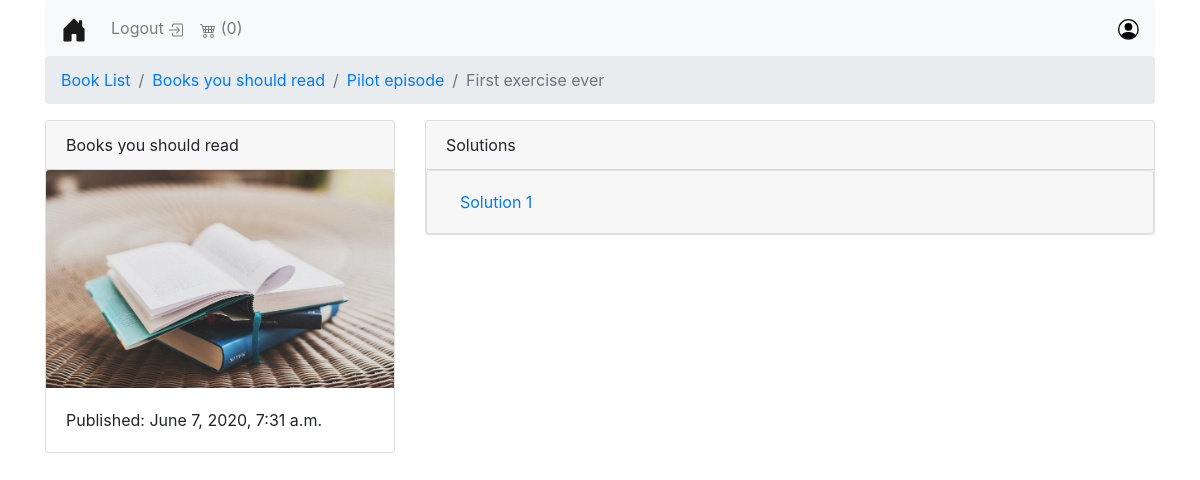
Screenshot of /text-book/1/1/ (signed in) with the database file from the repository.
### books/models.py (models this page shows, shortened)
class Exercise(models.Model):
    chapter = models.ForeignKey(Chapter, on_delete=models.CASCADE)
    exercise_number = models.IntegerField()
    page_number = models.IntegerField()
    title = models.CharField(max_length=100)

class Chapter(models.Model):
    book = models.ForeignKey(Book, on_delete=models.CASCADE)
    chapter_number = models.IntegerField()
    title = models.CharField(max_length=100)
    def get_absolute_url(self):
        return reverse("books:chapter-detail", kwargs={
        'book_slug':self.book.slug,
        'chapter_number': self.chapter_number
        })

class Book(models.Model):
    authors = models.ManyToManyField(Author)
    title = models.CharField(max_length=100)
    publication_date = models.DateTimeField()
    isbn = models.CharField(max_length=16)
    slug = models.SlugField()
    cover = models.ImageField()
    price = models.FloatField()
    def get_absolute_url(self):
        return reverse("books:book-detail", kwargs={
        'slug':self.slug
        })

class Solution(models.Model):
    exercise = models.ForeignKey(Exercise,on_delete=models.CASCADE)
    solution_number = models.IntegerField()
    image = models.ImageField()

### books/views.py (the view)
@login_required
def exercise_detail(request, book_slug, chapter_number, exercise_number):
    exercise_qs = Exercise.objects \
        .filter(chapter__book__slug=book_slug) \
        .filter(chapter__chapter_number=chapter_number) \
        .filter(exercise_number=exercise_number)
    exercise =exercise_qs[0]
    book_status = book_status = check_book_relationship(request,exercise.chapter.book)
    if exercise_qs.exists():
        context = {
            'exercise': exercise,
            'book_status': book_status
        }
        return render(request,"exercise_detail.html",context)
    return Http404

### books/views.py (called while the page is built, shortened)
def check_book_relationship(request, book):
    if book in request.user.userlibrary.books.all():
        return OWNED

### shopping_cart/templatetags/cart_template_tags.py (called while the page is built)
@register.filter
def cart_item_count(user):
    if user.is_authenticated:
        qs = Order.objects.filter(user=user, is_ordered=False)
        if qs.exists():
            return qs[0].items.count()
    return 0

### templates/exercise_detail.html (shortened to what this page needs)
{% extends "base.html" %}
{% load static %}
{% block breadcrumb %}
    <nav aria-label="breadcrumb">
      <ol class="breadcrumb">
        <li class="breadcrumb-item" aria-current="page">
          <a href="{% url 'books:book-list'  %}">Book List</a>
        </li>
        <li class="breadcrumb-item" aria-current="page">
          <a href="{{ exercise.chapter.book.get_absolute_url }}">
            {{ exercise.chapter.book.title }}
          </a>
        </li>
        <li class="breadcrumb-item" aria-current="page">
          <a href="{{ exercise.chapter.get_absolute_url }}">
            {{ exercise.chapter.title }}
          </a>
        </li>
        <li class="breadcrumb-item active" aria-current="page">
          {{exercise.title}}
        </li>
    </ol>
    </nav>
{% endblock breadcrumb %}
{% block content %}
      <div class="row">
        <main class="col-md-4">
            {% include "book_snippet.html" with book=exercise.chapter.book %}
        </main>
        <aside class="col-md-8">
          <div class="card"  >
              <div class="card-header">
                Solutions
              </div>
              {% if book_status == 'owned' %}
                {% for solution in exercise.solution_set.all %}
                      <div class="accordion" id="toggle-{{solution.solution_number}}">
                          <div class="card">
                            <div class="card-header" id="heading-{{solution.solution_number}}">
                              <h2 class="mb-0">
                                <button class="btn btn-link btn-block text-left" type="button" data-toggle="collapse" data-target="#collapse-{{solution.solution_number}}" aria-expanded="true" aria-controls="collapse-{{solution.solution_number}}">
                                  Solution {{solution.solution_number}}
                                </button>
                              </h2>
                            </div>
                          </div>
                      </div>
                {% endfor %}
                {% else %}
                  <div class="text-center">
                    <h4>You do not have access to this book.
                    <a href="#">Purchase this book</a> to have access to  the solutions.
                  </h4>
                    <img src="{% static 'images/lock.png' %}">
                      {% endif %}
                  </div>
          </div>
      </div>
{% endblock content %}

### templates/navbar.html (shortened to what this page needs)
{% load cart_template_tags %}
  <nav class="navbar navbar-expand-lg navbar-light bg-light rounded">
    <a class="navbar-brand" href="{% url 'books:book-list' %}">
    </a>
    <div class="collapse navbar-collapse" id="navbarsExample09">
      <ul class="navbar-nav mr-auto">
        {% if request.user.is_authenticated %}
            <li class="nav-item">
              <a class="nav-link" href="{% url 'account_logout' %}">Logout
              </a>
            </li>
            <li class="nav-item">
              <a class="nav-link" href="{% url 'cart:order-summary'%}">
                ({{request.user|cart_item_count}})
              </a>
            </li>
        {% endif %}
      </ul>
      <a href="{% url 'profile'%}" class="my-2 my-md-0 text-muted"></a>
    </div>
  </nav>

### templates/book_snippet.html (shortened to what this page needs)
<div class="card">
  <div class="card-header">
    {{book.title}}
  </div>
    <img src="{{book.cover.url}}" class="card-img-top" alt="...">
    <div class="card-body">
      <p class="card-text">Published: {{book.publication_date}}</p>
    </div>
</div>

### rows the page displays
Exercise: chapter.book "Books you should read", chapter "Pilot episode", title "First exercise ever"
Book: title "Books you should read", cover (picture), publication_date "June 7, 2020, 7:31 a.m."
Solution: solution_number "1"

### other values shown
{{ request.user|cart_item_count }} "0"
